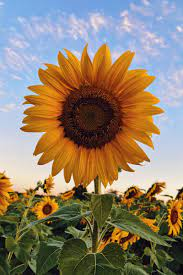
#> input picture girasol.jpg, 183 x 275 px, given in place of the camera
$ python detect-contourns.py
#> lines starting #> are read from the running program, lines starting #| are printed output that depends on the picture; after the words box and inside, x2 and y2 are one past the last pixel; in counts of white or black regions, pixels touching at a corner belong together
import cv2
import numpy as np


cap = cv2.VideoCapture(0)

azulBajo = np.array([100, 100, 20], np.uint8)
azulAlto = np.array([125, 255, 255], np.uint8)

while True:
    ret, frame = cap.read()
#> frame is the input picture: shape (275, 183, 3); mean B, G, R 109, 128.3, 142.6

    if ret == True:
        frameHSV = cv2.cvtColor(frame, cv2.COLOR_BGR2HSV)
#> frameHSV: shape (275, 183, 3); mean H, S, V 56.2, 130.7, 164.7
        mask = cv2.inRange(frameHSV, azulBajo, azulAlto)
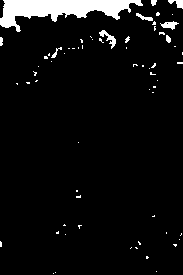
#> mask: shape (275, 183); 5.8% white; 65 white regions (55 under 20 px)
        contornos,_ = cv2.findContours(mask, cv2.RETR_EXTERNAL, cv2.CHAIN_APPROX_SIMPLE)
#> contornos = 65 contours, 59 with area under 20; largest, box (x1, y1, x2, y2) and area: (0, 0, 143, 32) 1982, (99, 30, 116, 49) 78, (160, 21, 179, 30) 68, (168, 0, 183, 9) 51, (136, 13, 153, 21) 40, (166, 35, 171, 43) 21

        for c in contornos:
          area = cv2.contourArea(c)
          if area > 2000:
            M = cv2.moments(c)
            if (M["m00"] == 0): M["m00"] = 1
            x = int(M["m10"]/M["m00"])
            y = int(M["m01"]/M["m00"])
            cv2.circle(frame, (x, y), 7, (255, 255, 255), -1)
            font = cv2.FONT_HERSHEY_SIMPLEX
            cv2.putText(frame, '{}, {}'.format(x,y), (x+10, y), font, 0.75, (0, 255, 0), 1, cv2.LINE_AA)
            # cv2.putText(frame, "Centro", (x - 20, y - 20), font, 0.5, (255, 255, 255), 2)
            # Para obtener el contorno convexo
            nuevoContorno = cv2.convexHull(c)
            cv2.drawContours(frame, [nuevoContorno], 0, (255,0, 0), 3)
#> this loop made 65 passes
#> area on passes 54, 56, 58: 21, 77.5, 68

        cv2.imshow("frame", frame)
        if (cv2.waitKey(1) & 0xFF == ord('s')):
#> (key Esc is pressed here)
          break

cap.release()
cv2.destroyAllWindows()
